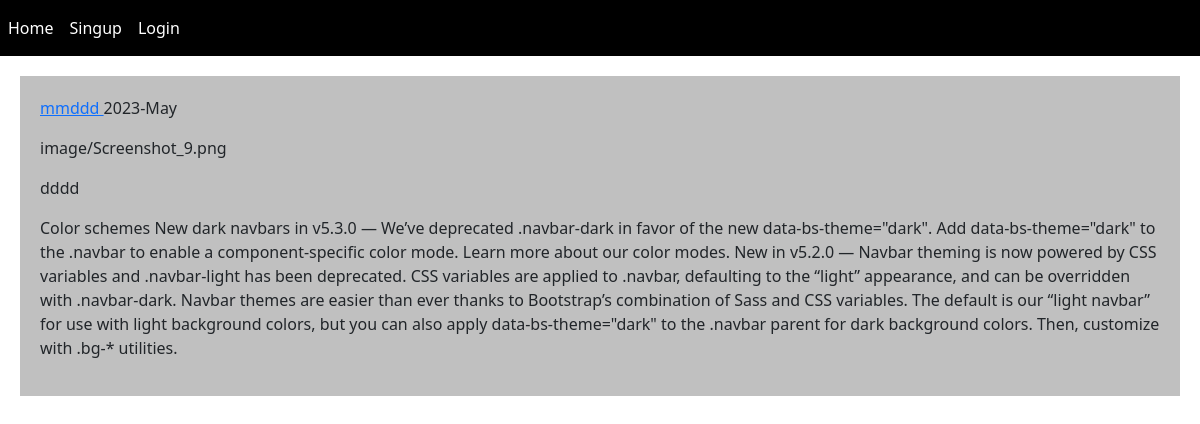
Page /detail/2/dddd/ on the committed database.
### home/models.py (models this page shows, shortened)
class Post(models.Model):
    user = models.ForeignKey(User,on_delete=models.CASCADE)
    image = models.ImageField(upload_to="image")
    body = models.TextField()
    slug = models.SlugField()
    created = models.DateTimeField(auto_now_add=True)
    updated = models.DateTimeField(auto_now = True)

### home/views.py (the view)
# urls.py: path('detail/<int:post_id>/<slug:post_slug>/',views.post_detail_view.as_view(), name='post_detail'),
class post_detail_view(View):
    def get(self,request,post_id,post_slug):
        post = Post.objects.get(id = post_id, slug = post_slug)
        return render(request,'home/detail.html',{'post':post})

### home/templates/home/detail.html (shortened to what this page needs)
{% extends 'base.html' %}
    {% block content %}
     <p> <a href="{% url 'account:user-profile' post.user.id %}"> {{post.user.username}} </a>{{post.updated|date:"Y-M"}} </p>
        <p> {{post.image}} </p>
        <p> {{post.slug}} </p>
        <p> {{post.body}} </p>
    {% endblock %}

### rows in the picture
Post: user.username "mmddd", updated "2023-May", image "image/Screenshot_9.png", slug "dddd", body "Color schemes New dark navbars in v5.3.0 — We’ve deprecated .navbar-dark in favor of the new data-bs-theme=\"dark\". Add data-bs-theme=\"dark\" to the .navbar to enable a component-specific color mode. Learn more about our color modes. New in v5.2.0 — Navbar theming is now powered by CSS variables and .navbar-light has been deprecated. CSS variables are applied to .navbar, defaulting to the “light” appearance, and can be overridden with .navbar-dark. Navbar themes are easier than ever thanks to Bootstrap’s combination of Sass and CSS variables. The default is our “light navbar” for use with light background colors, but you can also apply data-bs-theme=\"dark\" to the .navbar parent for dark…"
